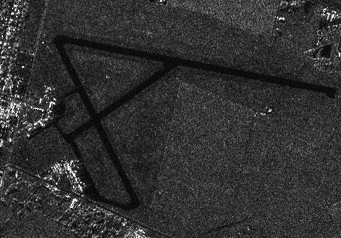
#> input picture Images/aeroport2.png, 341 x 238 px
$ python extraction_pistes_image_satellite.py   (older library calls are emulated)
#> lines starting #> are read from the running program, lines starting #| are printed output that depends on the picture; after the words box and inside, x2 and y2 are one past the last pixel; in counts of white or black regions, pixels touching at a corner belong together
### common/utils.py
import cv2
import numpy as np

def seuil(img, seuil):
    img[img < seuil] = 0
    img[img >= seuil] = 255
    return img

def afficher(im, titre):
    cv2.imshow(titre, im)
    cv2.waitKey(0)


# La fonction de callback de la souris
# Le premier parametre decrit l'evenement de la souris qui a appele la fonction, les deux suivants donnent les coordonnes ou cet evenement a eu lieu, et le quatrieme decrit l'etat de la souris lors de l'evenement (bouton appuye, relache, etc...)
# Ces parametres sont toujours obligatoires pour cette fonction
# Le cinquieme parametre est personnalisable selon les cas
# Ici, c'est une liste avec en premier, l'image que l'on affiche et dont on va changer des couleurs de pixel
# Ensuite, trois valeurs pour specifier de quelle couleur on souhaite colorier les pixels
# Le dernier parametre est une liste de retour qui stockera les coordonnees des pixels cliques
# [28 lines left out: functions click_and_keep, afficher_et_cliquer_image, not called in this run]

### common/morpho.py
import cv2
import numpy

def erosion(img, el):
    return cv2.erode(img, el)

def dilatation(img, el):
    return cv2.dilate(img, el)

def gradient(img, el):
    return dilatation(img, el) - erosion(img, el)

def ouverture(img, el):
    return dilatation(erosion(img, el), el)

def fermeture(img, el):
    return erosion(dilatation(img, el), el)

def dilatation_conditionnelle(img, m, el):
    return numpy.minimum(img, dilatation(m, el))

def erosion_conditionnelle(img, m, el):
    return numpy.maximum(img, erosion(m, el))

# [25 lines left out: functions reconstruction_inferieure, reconstruction_superieure, ouverture_reconstruction, not called in this run]

def fermeture_reconstruction(im, el_fe, el_r):
    op = fermeture(im, el_fe)
    return reconstruction_superieure(im, op, el_r)

# [13 lines of commented-out code are left out]

# [26 lines left out: function ligne_des_eaux, not called in this run]

### common/strel.py
__author__ = 'chaussard'

import numpy as np
from operator import itemgetter
import math

#Fonction permettant de construire un element structurant
#Il faut choisir le type (disque, carre, diamant, ligne)
#Puis le parametre de taille et, dans le cas de la ligne, le parametre d'angle
#L'element structurant est donne sous forme de liste de coordonnees
def build_as_list(type, size, angle):
    if (type  == 'disque'):
        Strel = [] #Le resultat sera une liste de coordonnees
        #On parcourt tous les pixels entre -size et size pour tester si le disque passerait par le pixel : si oui, on l'allume
        for x in range(-((np.int)(size))-1,((np.int)(size))+2):
            for y in range(-((np.int)(size))-1,((np.int)(size))+2):
                if( (abs(x)-0.5)*(abs(x)-0.5) + (abs(y)-0.5)*(abs(y)-0.5) <= size*size ):
                    Strel.append((y,x))

    elif (type == 'carre'):
        #On place dans le resultat toutes les coordonnees entre -size et size inclus
        Strel = [(y,x) for x in range(-size, size+1) for y in range(-size, size+1)]

    elif (type == 'diamant'):
        #On parcourt ligne par ligne pour ajouter les segments qu'il faut
        Strel = [(i,j) for i in range(-size,size+1) for j in range(-size+abs(i), size-abs(i)+1)]


    elif (type == 'ligne'):
        Strel = []
        #Une ligne
        d=size
        a=angle

        #On place l'angle dans un intervalle entre 90 et -90
        while (a > 90):
            a = a - 180
        while (a < -90):
            a = a + 180
        #Si l'angle est superieur a 45deg, on retire 90def et on tournera le resultat obtenu...
        rot=0
        if (a>45):
            a = a-90
            rot=1
        elif (a<-45):
            a = a+90
            rot=3;
        #Conversion de l'angle en radian
        a=a*math.pi/180
        #Petite conversion pour ramener l'angle par rapport au coin inferieur gauche de l'ecran
        a=-a

        #Calcul de la taille de l'element structurant en fonction de d
        lx = int(math.ceil(d/math.sqrt(1+math.tan(a)*math.tan(a))))
        if(lx==0):
            lx = 1
        ly = int(math.ceil(d*math.tan(abs(a))/math.sqrt(1+math.tan(a)*math.tan(a))))
        if(ly==0):
            ly = 1

        #Allocation du resultat
        Strel = []

        #Algo de Bresenham
        for x in range(-lx,lx+1):
            y = math.tan(a)*x;
            Strel.append((int(round(y)), x))

        #Si nous devons tourner le resultat...
        if(rot>0):
            #La rotation s'effectue avec une transposee puis un flip horizontal
            for i in range(0, len(Strel)):
                Strel[i] = (-Strel[i][1], Strel[i][0])

    else:
        assert(False), type+" n'est pas un nom d'element structurant valide pour cette fonction."


    return Strel


#Fonction permettant de construire un element structurant
#Il faut choisir le type (disque, carre, diamant, ligne)
#Puis le parametre de taille et, dans le cas de la ligne, le parametre d'angle
#L'element structurant est donne sous forme d'une image
def build(type, size, angle=0):
	return toImage(build_as_list(type, size, angle))


#Fonction permettant de construire une image a partir d'une liste de points d'un element structurant
def toImage(Strel):
    if len(Strel) == 0:
        assert (False), "L element structurant donne en parametre est vide (trop petit)."

    #On recupere les plus grandes et petites coordonnees de l'element structurant
    max_i = max(Strel, key=itemgetter(0))[0]
    min_i = min(Strel, key=itemgetter(0))[0]
    max_j = max(Strel, key=itemgetter(1))[1]
    min_j = min(Strel, key=itemgetter(1))[1]


    #On alloue l'image de sortie
    Im = np.zeros([max_i-min_i+1, max_j-min_j+1, 1], np.uint8)

    for (i,j) in Strel:
        Im[i+abs(min_i), j+abs(min_j)] = 255

    return Im

### extraction_pistes_image_satellite.py
import cv2
import numpy
from common import morpho, strel, utils

img = cv2.imread('./Images/aeroport2.png', cv2.IMREAD_GRAYSCALE)
#> img is the input picture: shape (238, 341); min 0, max 255, mean 48.9
cv2.imshow('Aeroport', img)

tmp = numpy.ones(img.shape, img.dtype)*255
cv2.imshow('Image blanche', tmp)

for angle in range (-90, 90):
    el = strel.build('ligne', 40, angle)
    #Quand une ligne sera parallèle avec une piste, la piste ressortira plus en noir
    g = morpho.fermeture(img, el)
    #On garde les pixel les plus sombre pour garder les piste dans tmp
    tmp = numpy.minimum(tmp, g)
#> this loop made 180 passes
#> pass 1, `g = morpho.fermeture(img, el)`:
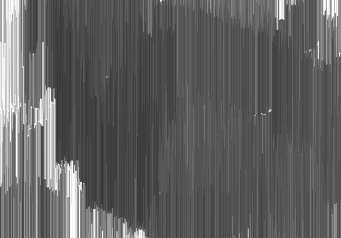
#> g: shape (238, 341); min 51, max 255, mean 95.9
#> after the loop:
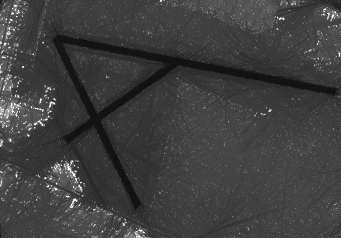
#> tmp: shape (238, 341); min 18, max 255, mean 63.1
    # cv2.imshow('Pistes', tmp)
    # cv2.waitKey(0)

#On seuil pour ne garder que les piste dans tmp
s = utils.seuil(tmp, 30)
#> in seuil, `img[img >= seuil] = 255`:
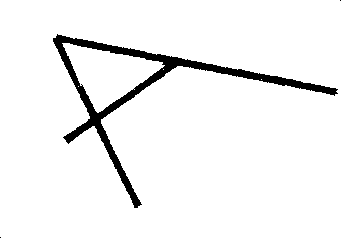
#> img: shape (238, 341); 94.9% white; 3 black regions (2 under 20 px), largest, box (x1, y1, x2, y2) and area: (53, 34, 338, 208) 4176
cv2.imshow('Pistes', tmp)

#On fait une ouverture pour boucher les traits blancs sur les pistes
ouv = morpho.ouverture(s, strel.build('diamant', 1))
#> in ouverture, `return dilatation(erosion(img, el), el)`: returned value: shape (238, 341); 94.8% white; 3 black regions (2 under 20 px), largest, box (x1, y1, x2, y2) and area: (53, 34, 338, 208) 4199
cv2.imshow('Ouverture', ouv)

#On fait un gradient pour recup les contours des pistes
bord = morpho.gradient(s, strel.build('diamant', 1))
#> in gradient, `return dilatation(img, el) - erosion(img, el)`:
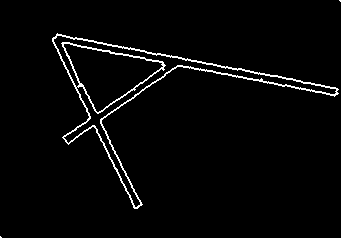
#> returned value: shape (238, 341); 2.7% white in thin lines or dots
cv2.imshow('Gradient', bord)

im = cv2.imread('./Images/aeroport2.png')
b = im[:, :, 0]
v = im[:, :, 1]
r = im[:, :, 2]

#Les pixels qui sont blanc (contours) sont mis en rouge uniquement
r[bord>0] = 255
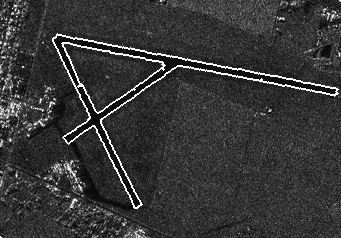
#> r: shape (238, 341); 2.73% of pixels changed, all inside (x1, y1, x2, y2) = (0, 0, 341, 238)
b[bord>0] = 0
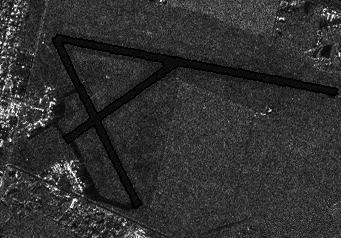
#> b: shape (238, 341); 2.73% of pixels changed, all inside (x1, y1, x2, y2) = (0, 0, 341, 238)
v[bord>0] = 0

#On peut egalement faire ca au lieu de la ligne 33 a 40
# im[bord>0] = [0, 0, 255]

cv2.imshow('Aeroport2', im)
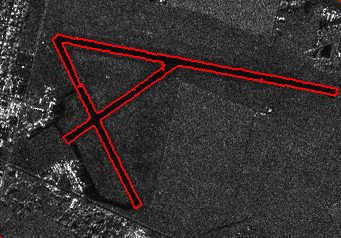
#> window 'Aeroport2': shape (238, 341, 3); mean B, G, R 48.2, 48.2, 55.2

cv2.waitKey(0)

$ run again, with Images/aeroport1.png copied over Images/aeroport2.png
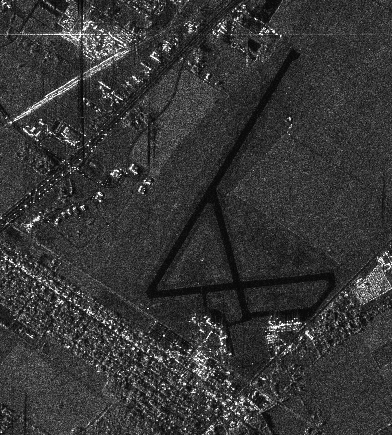
#> input picture Images/aeroport1.png, 392 x 435 px
#> img is the input picture: shape (435, 392); min 3, max 254, mean 54.4
#> in seuil, `img[img >= seuil] = 255`:
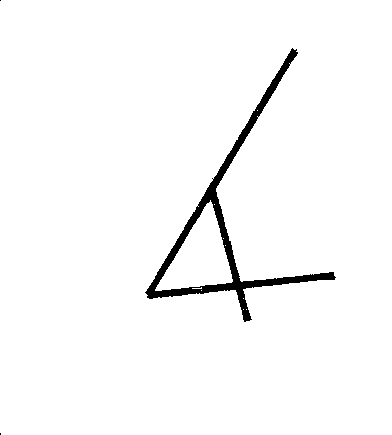
#> img: shape (435, 392); 97.6% white; 3 black regions (2 under 20 px), largest, box (x1, y1, x2, y2) and area: (145, 48, 336, 322) 4117
#> r: shape (435, 392); 1.33% of pixels changed, all inside (x1, y1, x2, y2) = (0, 0, 337, 435)
#> `cv2.imshow('Aeroport2', im)`:
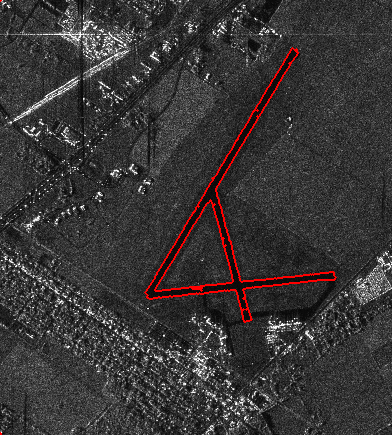
#> window 'Aeroport2': shape (435, 392, 3); mean B, G, R 54, 54, 57.4
